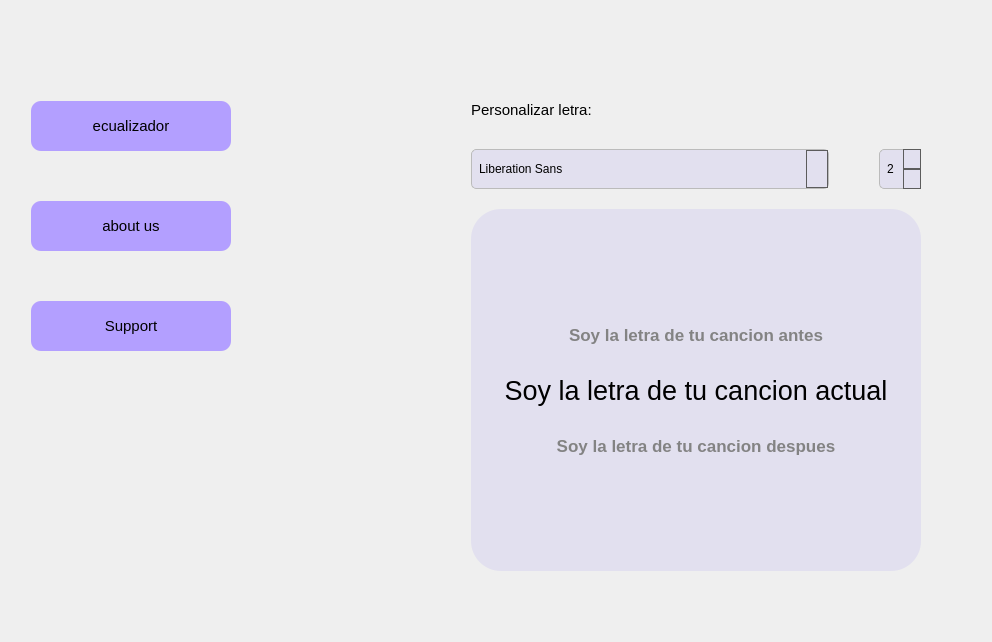
      <widget class="QWidget" name="setting_page">
       <property name="cursor">
        <cursorShape>ArrowCursor</cursorShape>
       </property>
       <property name="styleSheet">
        <string notr="true">QPushButton {
	border-radius: 10px;
	border: none;
	background-color: rgb(179, 159, 255);
}</string>
       </property>
       <layout class="QGridLayout" name="gridLayout_26">
        <item row="0" column="0">
         <layout class="QGridLayout" name="gridLayout_25">
          <property name="leftMargin">
           <number>20</number>
          </property>
          <property name="topMargin">
           <number>20</number>
          </property>
          <property name="rightMargin">
           <number>20</number>
          </property>
          <property name="bottomMargin">
           <number>20</number>
          </property>
          <property name="horizontalSpacing">
           <number>100</number>
          </property>
          <property name="verticalSpacing">
           <number>50</number>
          </property>
          <item row="1" column="2">
           <layout class="QVBoxLayout" name="verticalLayout_8">
            <property name="spacing">
             <number>20</number>
            </property>
            <item>
             <layout class="QGridLayout" name="gridLayout_6">
              <property name="horizontalSpacing">
               <number>50</number>
              </property>
              <property name="verticalSpacing">
               <number>30</number>
              </property>
              <item row="0" column="0">
               <widget class="QLabel" name="label_personalizar_letra">
                <property name="font">
                 <font>
                  <pointsize>11</pointsize>
                 </font>
                </property>
                <property name="text">
                 <string>Personalizar letra:</string>
                </property>
               </widget>
              </item>
              <item row="1" column="0">
               <widget class="QFontComboBox" name="fontComboBox">
                <property name="sizePolicy">
                 <sizepolicy hsizetype="Expanding" vsizetype="Preferred">
                  <horstretch>0</horstretch>
                  <verstretch>0</verstretch>
                 </sizepolicy>
                </property>
                <property name="minimumSize">
                 <size>
                  <width>0</width>
                  <height>40</height>
                 </size>
                </property>
                <property name="styleSheet">
                 <string notr="true">QFontComboBox {
    border: 1px solid #bbb;
    border-radius: 5px;
    background: rgb(226, 224, 239);
    padding: 5px;
}

QFontComboBox::drop-down {
    subcontrol-origin: padding;
    subcontrol-position: top right;
    width: 20px;
    border: 1px solid #5c5c5c;
    background: rgb(226, 224, 239);
    border-radius: 0px;
}

QFontComboBox::drop-down:hover {
    background: rgb(216, 214, 229);
}
</string>
                </property>
               </widget>
              </item>
              <item row="1" column="1">
               <widget class="QSpinBox" name="spin_box_aumentar_letra">
                <property name="sizePolicy">
                 <sizepolicy hsizetype="Minimum" vsizetype="Minimum">
                  <horstretch>0</horstretch>
                  <verstretch>0</verstretch>
                 </sizepolicy>
                </property>
                <property name="styleSheet">
                 <string notr="true">QSpinBox {
    border: 1px solid #bbb;
    border-radius: 5px;
    background: rgb(226, 224, 239);
    padding: 5px;
}

QSpinBox::up-button {
    subcontrol-origin: border;
    subcontrol-position: top right;
    width: 16px;
    background: rgb(226, 224, 239);
    border: 1px solid #5c5c5c;
    border-radius: 0px;
}

QSpinBox::up-button:hover {
    background: rgb(216, 214, 229);
}

QSpinBox::down-button {
    subcontrol-origin: border;
    subcontrol-position: bottom right;
    width: 16px;
    background: rgb(226, 224, 239);
    border: 1px solid #5c5c5c;
    border-radius: 0px;
}

QSpinBox::down-button:hover {
    background: rgb(216, 214, 229);
}

QSpinBox::up-arrow, QSpinBox::down-arrow {
    /* Deja los iconos por defecto, no es necesario especificar aquí */
}
</string>
                </property>
                <property name="minimum">
                 <number>1</number>
                </property>
                <property name="maximum">
                 <number>5</number>
                </property>
                <property name="value">
                 <number>2</number>
                </property>
               </widget>
              </item>
             </layout>
            </item>
            <item>
             <widget class="QWidget" name="widget_ejemplo" native="true">
              <property name="sizePolicy">
               <sizepolicy hsizetype="Minimum" vsizetype="Minimum">
                <horstretch>0</horstretch>
                <verstretch>0</verstretch>
               </sizepolicy>
              </property>
              <property name="styleSheet">
               <string notr="true">QWidget {
background-color: rgb(226, 224, 239);
border-radius: 30px;
}
</string>
              </property>
              <layout class="QGridLayout" name="gridLayout_9">
               <property name="leftMargin">
                <number>30</number>
               </property>
               <property name="topMargin">
                <number>20</number>
               </property>
               <property name="rightMargin">
                <number>30</number>
               </property>
               <property name="bottomMargin">
                <number>20</number>
               </property>
               <property name="horizontalSpacing">
                <number>15</number>
               </property>
               <property name="verticalSpacing">
                <number>30</number>
               </property>
               <item row="0" column="0">
                <spacer name="verticalSpacer_6">
                 <property name="orientation">
                  <enum>Qt::Vertical</enum>
                 </property>
                 <property name="sizeHint" stdset="0">
                  <size>
                   <width>17</width>
                   <height>96</height>
                  </size>
                 </property>
                </spacer>
               </item>
               <item row="1" column="0">
                <widget class="QLabel" name="before_current_label_song_ej">
                 <property name="sizePolicy">
                  <sizepolicy hsizetype="Minimum" vsizetype="Preferred">
                   <horstretch>0</horstretch>
                   <verstretch>0</verstretch>
                  </sizepolicy>
                 </property>
                 <property name="font">
                  <font>
                   <pointsize>13</pointsize>
                   <bold>true</bold>
                  </font>
                 </property>
                 <property name="styleSheet">
                  <string notr="true">color: rgb(131, 131, 131);</string>
                 </property>
                 <property name="text">
                  <string>Soy la letra de tu cancion antes</string>
                 </property>
                 <property name="alignment">
                  <set>Qt::AlignCenter</set>
                 </property>
                 <property name="wordWrap">
                  <bool>true</bool>
                 </property>
                </widget>
               </item>
               <item row="2" column="0">
                <widget class="QLabel" name="actual_current_label_song_ej">
                 <property name="sizePolicy">
                  <sizepolicy hsizetype="Minimum" vsizetype="Preferred">
                   <horstretch>0</horstretch>
                   <verstretch>0</verstretch>
                  </sizepolicy>
                 </property>
                 <property name="font">
                  <font>
                   <pointsize>20</pointsize>
                   <fontweight>ExtraBold</fontweight>
                  </font>
                 </property>
                 <property name="text">
                  <string>Soy la letra de tu cancion actual</string>
                 </property>
                 <property name="alignment">
                  <set>Qt::AlignCenter</set>
                 </property>
                 <property name="wordWrap">
                  <bool>true</bool>
                 </property>
                </widget>
               </item>
               <item row="3" column="0">
                <widget class="QLabel" name="after_current_label_song_ej">
                 <property name="sizePolicy">
                  <sizepolicy hsizetype="Minimum" vsizetype="Preferred">
                   <horstretch>0</horstretch>
                   <verstretch>0</verstretch>
                  </sizepolicy>
                 </property>
                 <property name="font">
                  <font>
                   <pointsize>13</pointsize>
                   <bold>true</bold>
                  </font>
                 </property>
                 <property name="styleSheet">
                  <string notr="true">color: rgb(131, 131, 131);</string>
                 </property>
                 <property name="text">
                  <string>Soy la letra de tu cancion despues</string>
                 </property>
                 <property name="alignment">
                  <set>Qt::AlignCenter</set>
                 </property>
                 <property name="wordWrap">
                  <bool>true</bool>
                 </property>
                </widget>
               </item>
               <item row="4" column="0">
                <spacer name="verticalSpacer_5">
                 <property name="orientation">
                  <enum>Qt::Vertical</enum>
                 </property>
                 <property name="sizeHint" stdset="0">
                  <size>
                   <width>17</width>
                   <height>95</height>
                  </size>
                 </property>
                </spacer>
               </item>
              </layout>
             </widget>
            </item>
           </layout>
          </item>
          <item row="1" column="3">
           <spacer name="horizontalSpacer_18">
            <property name="orientation">
             <enum>Qt::Horizontal</enum>
            </property>
            <property name="sizeType">
             <enum>QSizePolicy::MinimumExpanding</enum>
            </property>
            <property name="sizeHint" stdset="0">
             <size>
              <width>40</width>
              <height>20</height>
             </size>
            </property>
           </spacer>
          </item>
          <item row="0" column="0" colspan="3">
           <layout class="QHBoxLayout" name="horizontalLayout_8">
            <item>
             <widget class="QPushButton" name="back_to_home_settings">
              <property name="cursor">
               <cursorShape>PointingHandCursor</cursorShape>
              </property>
              <property name="contextMenuPolicy">
               <enum>Qt::DefaultContextMenu</enum>
              </property>
              <property name="styleSheet">
               <string notr="true">QPushButton {
	border: none;
	background: transparent;
}</string>
              </property>
              <property name="text">
               <string/>
              </property>
              <property name="icon">
               <iconset resource="recurses.qrc">
                <normaloff>:/icons/icons/icons8-home-50.png</normaloff>:/icons/icons/icons8-home-50.png</iconset>
              </property>
              <property name="iconSize">
               <size>
                <width>40</width>
                <height>40</height>
               </size>
              </property>
             </widget>
            </item>
            <item>
             <spacer name="horizontalSpacer_4">
              <property name="orientation">
               <enum>Qt::Horizontal</enum>
              </property>
              <property name="sizeHint" stdset="0">
               <size>
                <width>858</width>
                <height>20</height>
               </size>
              </property>
             </spacer>
            </item>
           </layout>
          </item>
          <item row="1" column="1">
           <spacer name="horizontalSpacer_13">
            <property name="orientation">
             <enum>Qt::Horizontal</enum>
            </property>
            <property name="sizeType">
             <enum>QSizePolicy::Minimum</enum>
            </property>
            <property name="sizeHint" stdset="0">
             <size>
              <width>40</width>
              <height>20</height>
             </size>
            </property>
           </spacer>
          </item>
          <item row="1" column="0">
           <layout class="QVBoxLayout" name="verticalLayout_9">
            <property name="spacing">
             <number>50</number>
            </property>
            <item>
             <widget class="QPushButton" name="ecualizador_button">
              <property name="minimumSize">
               <size>
                <width>200</width>
                <height>50</height>
               </size>
              </property>
              <property name="font">
               <font>
                <pointsize>11</pointsize>
               </font>
              </property>
              <property name="cursor">
               <cursorShape>PointingHandCursor</cursorShape>
              </property>
              <property name="text">
               <string>ecualizador</string>
              </property>
              <property name="checkable">
               <bool>true</bool>
              </property>
             </widget>
            </item>
            <item>
             <widget class="QPushButton" name="about_us_button">
              <property name="minimumSize">
               <size>
                <width>200</width>
                <height>50</height>
               </size>
              </property>
              <property name="font">
               <font>
                <pointsize>11</pointsize>
               </font>
              </property>
              <property name="cursor">
               <cursorShape>PointingHandCursor</cursorShape>
              </property>
              <property name="text">
               <string>about us</string>
              </property>
              <property name="checkable">
               <bool>true</bool>
              </property>
             </widget>
            </item>
            <item>
             <widget class="QPushButton" name="support_button">
              <property name="minimumSize">
               <size>
                <width>200</width>
                <height>50</height>
               </size>
              </property>
              <property name="font">
               <font>
                <pointsize>11</pointsize>
               </font>
              </property>
              <property name="cursor">
               <cursorShape>PointingHandCursor</cursorShape>
              </property>
              <property name="text">
               <string>Support</string>
              </property>
              <property name="checkable">
               <bool>true</bool>
              </property>
             </widget>
            </item>
            <item>
             <spacer name="verticalSpacer_14">
              <property name="orientation">
               <enum>Qt::Vertical</enum>
              </property>
              <property name="sizeHint" stdset="0">
               <size>
                <width>20</width>
                <height>40</height>
               </size>
              </property>
             </spacer>
            </item>
           </layout>
          </item>
          <item row="2" column="2">
           <spacer name="verticalSpacer_17">
            <property name="orientation">
             <enum>Qt::Vertical</enum>
            </property>
            <property name="sizeType">
             <enum>QSizePolicy::Ignored</enum>
            </property>
            <property name="sizeHint" stdset="0">
             <size>
              <width>20</width>
              <height>40</height>
             </size>
            </property>
           </spacer>
          </item>
         </layout>
        </item>
       </layout>
      </widget>
